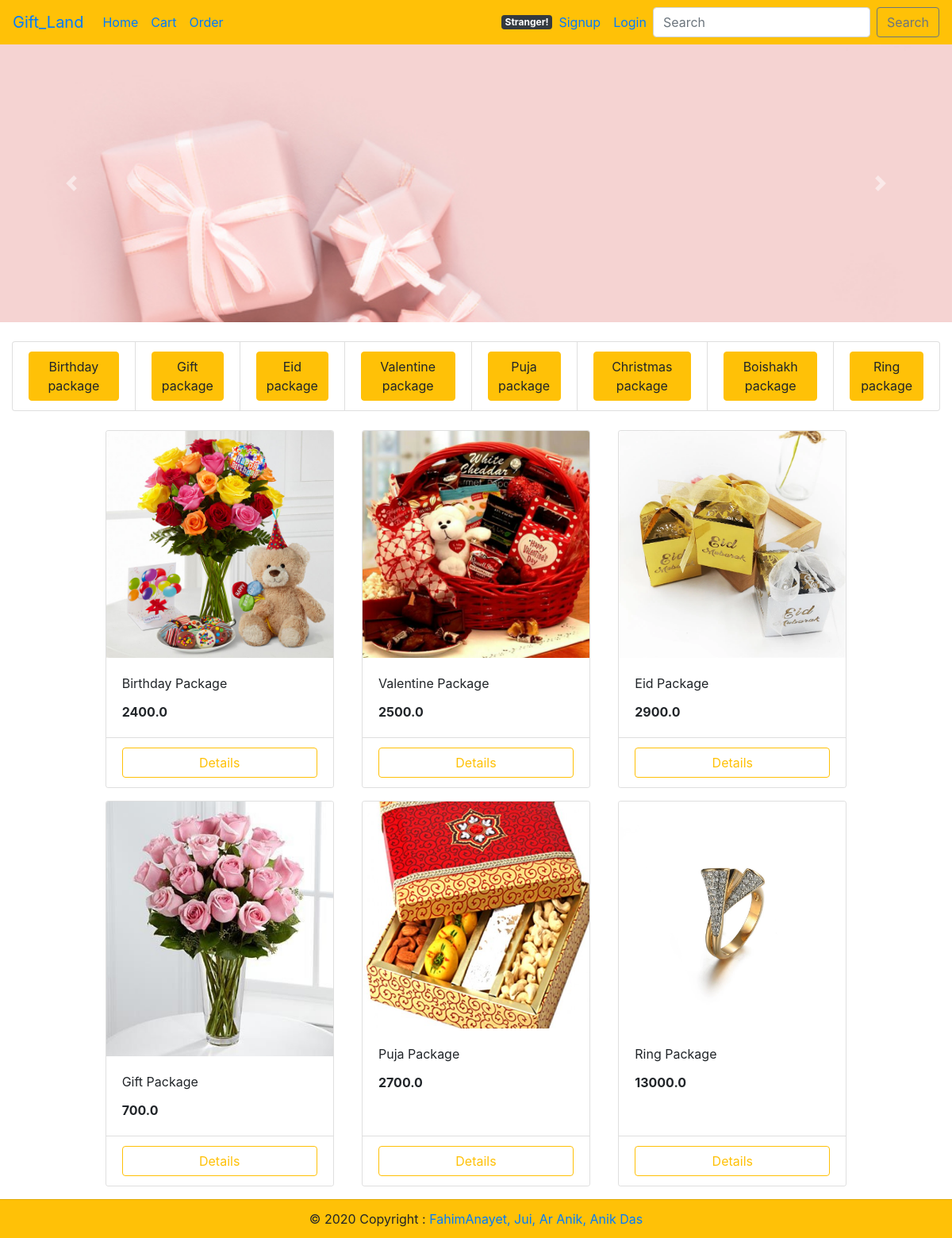
/, run on an earlier commit of the app's database.
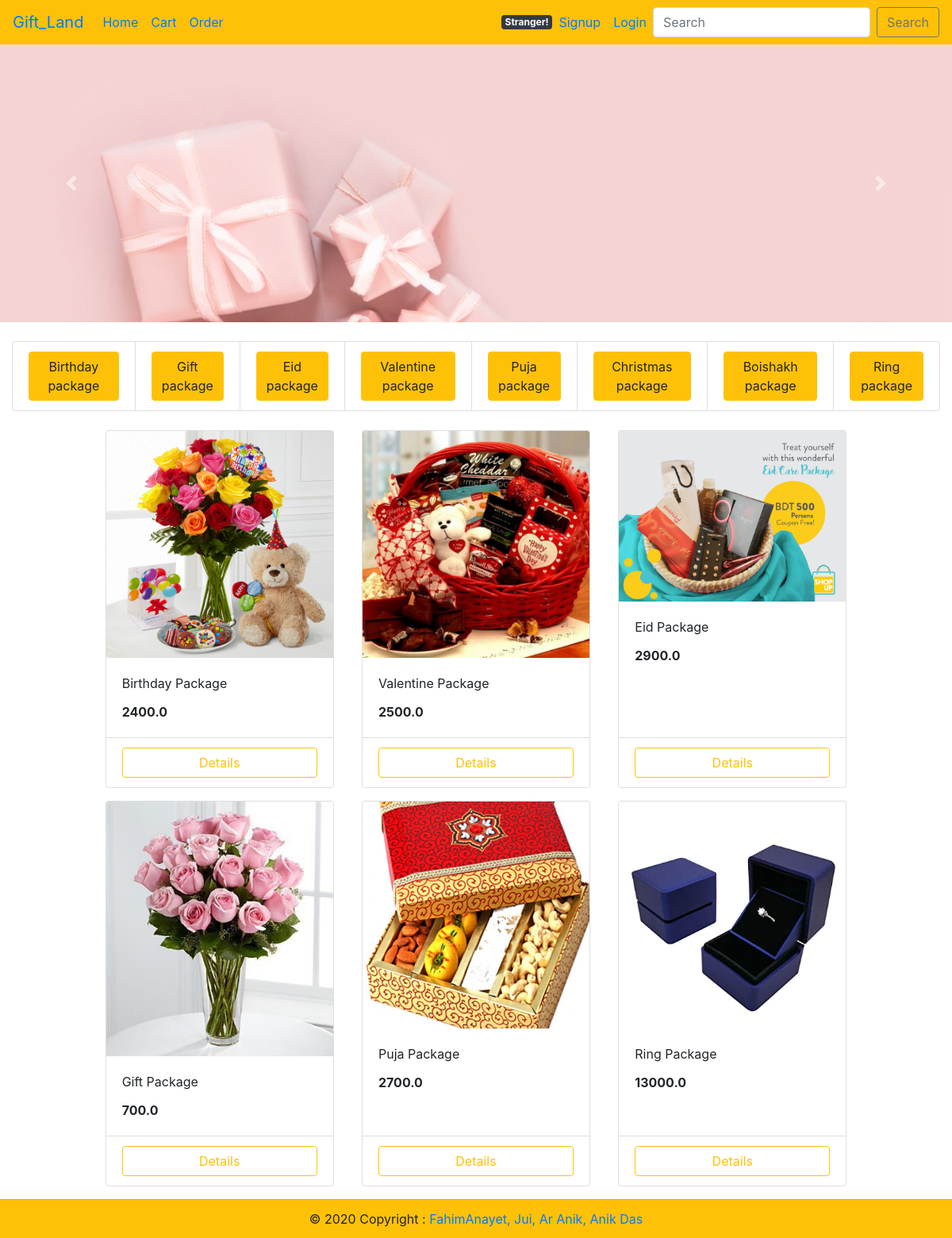
And on a later commit of the database.
### ProductInfo/models.py (models this page shows, shortened)
class Product(models.Model):
    p_id=models.IntegerField(default=0)
    p_name=models.CharField(max_length=100)
    p_price=models.FloatField(blank=True)
    description=models.TextField(blank=True)
    category=models.CharField(max_length=100)
    p_image=models.ImageField(upload_to='product/images')
    reviews = models.ManyToManyField(Review)

### ProductInfo/views.py (the view, shortened to what this page needs)
# urls.py: path('', Product_view.ShowProducts,name='index'),
def ShowProducts(request):
    products = Product.objects.all()
    context = {
        'products': products,
    }
    return render(request, 'ProductHtml/index.html', context)

### templates/ProductHtml/index.html (shortened to what this page needs)
{% extends 'base.html' %}
{% block content %}
{% include 'slider.html' %}
<br>
<div class="col d-flex justify-content-center">
<ul class="list-group list-group-horizontal-sm">
	<li class="list-group-item"><form method="POST" action="{% url 'index' %}">
	  <button type="submit" class="btn btn-warning">Birthday package</button>
	</form></li>
	<li class="list-group-item"><form method="POST" action="{% url 'index' %}">
	  <button type="submit" class="btn btn-warning">Gift package</button>
	</form></li>
	<li class="list-group-item"><form method="POST" action="{% url 'index' %}">
	  <button type="submit" class="btn btn-warning">Eid package</button>
	</form></li>
	<li class="list-group-item"><form method="POST" action="{% url 'index' %}">
	  <button type="submit" class="btn btn-warning">Valentine package</button>
	</form></li>
	<li class="list-group-item"><form method="POST" action="{% url 'index' %}">
	  <button type="submit" class="btn btn-warning">Puja package</button>
	</form></li>
	<li class="list-group-item"><form method="POST" action="{% url 'index' %}">
	  <button type="submit" class="btn btn-warning">Christmas package</button>
	</form></li>
	<li class="list-group-item"><form method="POST" action="{% url 'index' %}">
	  <button type="submit" class="btn btn-warning">Boishakh package</button>
	</form></li>
	<li class="list-group-item"><form method="POST" action="{% url 'index' %}">
	  <button type="submit" class="btn btn-warning">Ring package</button>
	</form></li>
  </ul>
</div>
<br>
<div id="products" class="col-lg-10 mx-auto">
	<div class="row mx-auto" >
		{% for i in products %}
		<div class="card mx-auto mb-3" style="width: 18rem;">
		<img src="{{i.p_image.url }}" class="card-img-top" alt="...">
		<div class="card-body">
		<p class="card-title">{{i.p_name}}</p>
        <p class="card-text"><b>{{i.p_price}}</b></p>
        </div>
        <div class="card-footer" style="background: white">
        <a href="{{ i.id }}">
        <button type="button" class="btn btn-outline-warning container-fluid">Details</button>
        </a>
        </div>
		</div>
		{% endfor %}
	</div>
</div>
{% endblock %}

What changed in the data, as far as the page shows it:
changed Product "Eid Package": p_image: a different picture
changed Product "Ring Package": p_image: a different picture
